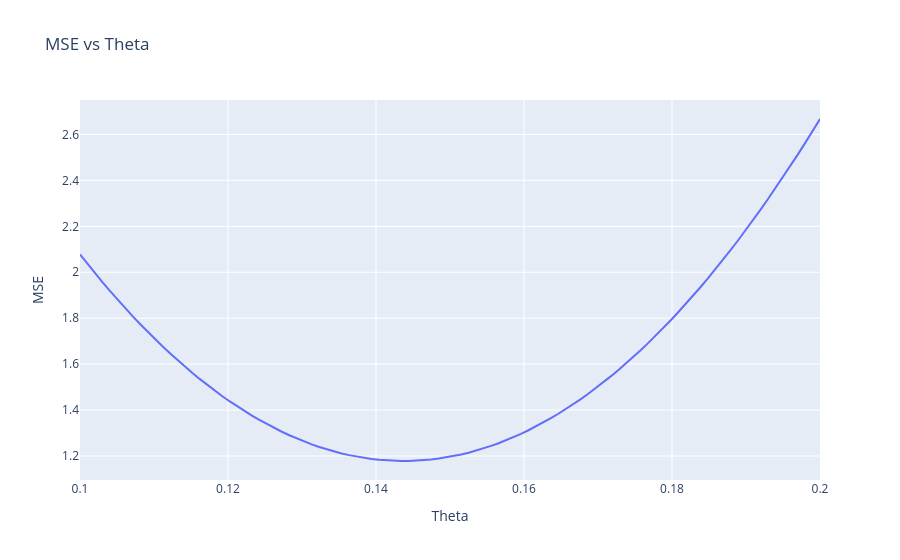

Notebook cell for this chart:
### Code cell
fig = px.line(x=thetas, y=mses, labels={"x": "Theta", "y": "MSE"}, title="MSE vs Theta")
fig.update_layout(xaxis_title="Theta", yaxis_title="MSE")
fig.show()
